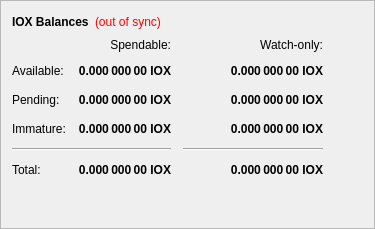
        <widget class="QFrame" name="frame">
         <property name="frameShape">
          <enum>QFrame::StyledPanel</enum>
         </property>
         <property name="frameShadow">
          <enum>QFrame::Raised</enum>
         </property>
         <layout class="QVBoxLayout" name="verticalLayout_4">
          <item>
           <layout class="QHBoxLayout" name="horizontalLayout_4">
            <item>
             <widget class="QLabel" name="label_5">
              <property name="font">
               <font>
                <weight>75</weight>
                <bold>true</bold>
               </font>
              </property>
              <property name="text">
               <string>IOX Balances</string>
              </property>
             </widget>
            </item>
            <item>
             <widget class="QLabel" name="labelWalletStatus">
              <property name="cursor">
               <cursorShape>WhatsThisCursor</cursorShape>
              </property>
              <property name="toolTip">
               <string>The displayed information may be out of date. Your wallet automatically synchronizes with the Ionos network after a connection is established, but this process has not completed yet.</string>
              </property>
              <property name="styleSheet">
               <string notr="true">QLabel { color: red; }</string>
              </property>
              <property name="text">
               <string notr="true">(out of sync)</string>
              </property>
              <property name="alignment">
               <set>Qt::AlignLeading|Qt::AlignLeft|Qt::AlignVCenter</set>
              </property>
             </widget>
            </item>
            <item>
             <spacer name="horizontalSpacer_3">
              <property name="orientation">
               <enum>Qt::Horizontal</enum>
              </property>
              <property name="sizeHint" stdset="0">
               <size>
                <width>40</width>
                <height>20</height>
               </size>
              </property>
             </spacer>
            </item>
           </layout>
          </item>
          <item>
           <layout class="QGridLayout" name="gridLayout">
            <property name="spacing">
             <number>12</number>
            </property>
            <item row="2" column="2">
             <widget class="QLabel" name="labelWatchPending">
              <property name="font">
               <font>
                <weight>75</weight>
                <bold>true</bold>
               </font>
              </property>
              <property name="cursor">
               <cursorShape>IBeamCursor</cursorShape>
              </property>
              <property name="toolTip">
               <string>Unconfirmed transactions to watch-only addresses</string>
              </property>
              <property name="text">
               <string notr="true">0.000 000 00 IOX</string>
              </property>
              <property name="alignment">
               <set>Qt::AlignRight|Qt::AlignTrailing|Qt::AlignVCenter</set>
              </property>
              <property name="textInteractionFlags">
               <set>Qt::LinksAccessibleByMouse|Qt::TextSelectableByKeyboard|Qt::TextSelectableByMouse</set>
              </property>
             </widget>
            </item>
            <item row="2" column="1">
             <widget class="QLabel" name="labelUnconfirmed">
              <property name="font">
               <font>
                <weight>75</weight>
                <bold>true</bold>
               </font>
              </property>
              <property name="cursor">
               <cursorShape>IBeamCursor</cursorShape>
              </property>
              <property name="toolTip">
               <string>Total of transactions that have yet to be confirmed, and do not yet count toward the spendable balance</string>
              </property>
              <property name="text">
               <string notr="true">0.000 000 00 IOX</string>
              </property>
              <property name="alignment">
               <set>Qt::AlignRight|Qt::AlignTrailing|Qt::AlignVCenter</set>
              </property>
              <property name="textInteractionFlags">
               <set>Qt::LinksAccessibleByMouse|Qt::TextSelectableByKeyboard|Qt::TextSelectableByMouse</set>
              </property>
             </widget>
            </item>
            <item row="3" column="2">
             <widget class="QLabel" name="labelWatchImmature">
              <property name="font">
               <font>
                <weight>75</weight>
                <bold>true</bold>
               </font>
              </property>
              <property name="cursor">
               <cursorShape>IBeamCursor</cursorShape>
              </property>
              <property name="toolTip">
               <string>Staked or masternode rewards in watch-only addresses that has not yet matured</string>
              </property>
              <property name="text">
               <string notr="true">0.000 000 00 IOX</string>
              </property>
              <property name="alignment">
               <set>Qt::AlignRight|Qt::AlignTrailing|Qt::AlignVCenter</set>
              </property>
              <property name="textInteractionFlags">
               <set>Qt::LinksAccessibleByMouse|Qt::TextSelectableByKeyboard|Qt::TextSelectableByMouse</set>
              </property>
             </widget>
            </item>
            <item row="4" column="0" colspan="2">
             <widget class="Line" name="lineSpendableBalance">
              <property name="orientation">
               <enum>Qt::Horizontal</enum>
              </property>
             </widget>
            </item>
            <item row="4" column="2">
             <widget class="Line" name="lineWatchBalance">
              <property name="sizePolicy">
               <sizepolicy hsizetype="Preferred" vsizetype="Fixed">
                <horstretch>0</horstretch>
                <verstretch>0</verstretch>
               </sizepolicy>
              </property>
              <property name="minimumSize">
               <size>
                <width>140</width>
                <height>0</height>
               </size>
              </property>
              <property name="orientation">
               <enum>Qt::Horizontal</enum>
              </property>
             </widget>
            </item>
            <item row="5" column="0">
             <widget class="QLabel" name="labelTotalText">
              <property name="text">
               <string>Total:</string>
              </property>
             </widget>
            </item>
            <item row="3" column="1">
             <widget class="QLabel" name="labelImmature">
              <property name="font">
               <font>
                <weight>75</weight>
                <bold>true</bold>
               </font>
              </property>
              <property name="cursor">
               <cursorShape>IBeamCursor</cursorShape>
              </property>
              <property name="toolTip">
               <string>Staked or masternode rewards that has not yet matured</string>
              </property>
              <property name="text">
               <string notr="true">0.000 000 00 IOX</string>
              </property>
              <property name="alignment">
               <set>Qt::AlignRight|Qt::AlignTrailing|Qt::AlignVCenter</set>
              </property>
              <property name="textInteractionFlags">
               <set>Qt::LinksAccessibleByMouse|Qt::TextSelectableByKeyboard|Qt::TextSelectableByMouse</set>
              </property>
             </widget>
            </item>
            <item row="2" column="3">
             <spacer name="horizontalSpacer_2">
              <property name="orientation">
               <enum>Qt::Horizontal</enum>
              </property>
              <property name="sizeHint" stdset="0">
               <size>
                <width>40</width>
                <height>20</height>
               </size>
              </property>
             </spacer>
            </item>
            <item row="3" column="0">
             <widget class="QLabel" name="labelImmatureText">
              <property name="text">
               <string>Immature:</string>
              </property>
             </widget>
            </item>
            <item row="5" column="1">
             <widget class="QLabel" name="labelTotal">
              <property name="font">
               <font>
                <weight>75</weight>
                <bold>true</bold>
               </font>
              </property>
              <property name="cursor">
               <cursorShape>IBeamCursor</cursorShape>
              </property>
              <property name="toolTip">
               <string>Your current total balance</string>
              </property>
              <property name="text">
               <string notr="true">0.000 000 00 IOX</string>
              </property>
              <property name="alignment">
               <set>Qt::AlignRight|Qt::AlignTrailing|Qt::AlignVCenter</set>
              </property>
              <property name="textInteractionFlags">
               <set>Qt::LinksAccessibleByMouse|Qt::TextSelectableByKeyboard|Qt::TextSelectableByMouse</set>
              </property>
             </widget>
            </item>
            <item row="5" column="2">
             <widget class="QLabel" name="labelWatchTotal">
              <property name="font">
               <font>
                <weight>75</weight>
                <bold>true</bold>
               </font>
              </property>
              <property name="cursor">
               <cursorShape>IBeamCursor</cursorShape>
              </property>
              <property name="toolTip">
               <string>Current total balance in watch-only addresses</string>
              </property>
              <property name="text">
               <string notr="true">0.000 000 00 IOX</string>
              </property>
              <property name="alignment">
               <set>Qt::AlignRight|Qt::AlignTrailing|Qt::AlignVCenter</set>
              </property>
              <property name="textInteractionFlags">
               <set>Qt::LinksAccessibleByMouse|Qt::TextSelectableByKeyboard|Qt::TextSelectableByMouse</set>
              </property>
             </widget>
            </item>
            <item row="0" column="2">
             <widget class="QLabel" name="labelWatchonly">
              <property name="text">
               <string>Watch-only:</string>
              </property>
              <property name="alignment">
               <set>Qt::AlignRight|Qt::AlignTrailing|Qt::AlignVCenter</set>
              </property>
             </widget>
            </item>
            <item row="1" column="0">
             <widget class="QLabel" name="labelBalanceText">
              <property name="text">
               <string>Available:</string>
              </property>
             </widget>
            </item>
            <item row="1" column="1">
             <widget class="QLabel" name="labelBalance">
              <property name="font">
               <font>
                <weight>75</weight>
                <bold>true</bold>
               </font>
              </property>
              <property name="cursor">
               <cursorShape>IBeamCursor</cursorShape>
              </property>
              <property name="toolTip">
               <string>Your current spendable balance</string>
              </property>
              <property name="text">
               <string notr="true">0.000 000 00 IOX</string>
              </property>
              <property name="alignment">
               <set>Qt::AlignRight|Qt::AlignTrailing|Qt::AlignVCenter</set>
              </property>
              <property name="textInteractionFlags">
               <set>Qt::LinksAccessibleByMouse|Qt::TextSelectableByKeyboard|Qt::TextSelectableByMouse</set>
              </property>
             </widget>
            </item>
            <item row="1" column="2">
             <widget class="QLabel" name="labelWatchAvailable">
              <property name="font">
               <font>
                <weight>75</weight>
                <bold>true</bold>
               </font>
              </property>
              <property name="cursor">
               <cursorShape>IBeamCursor</cursorShape>
              </property>
              <property name="toolTip">
               <string>Your current balance in watch-only addresses</string>
              </property>
              <property name="text">
               <string notr="true">0.000 000 00 IOX</string>
              </property>
              <property name="alignment">
               <set>Qt::AlignRight|Qt::AlignTrailing|Qt::AlignVCenter</set>
              </property>
              <property name="textInteractionFlags">
               <set>Qt::LinksAccessibleByMouse|Qt::TextSelectableByKeyboard|Qt::TextSelectableByMouse</set>
              </property>
             </widget>
            </item>
            <item row="2" column="0">
             <widget class="QLabel" name="labelPendingText">
              <property name="text">
               <string>Pending:</string>
              </property>
             </widget>
            </item>
            <item row="0" column="1">
             <widget class="QLabel" name="labelSpendable">
              <property name="text">
               <string>Spendable:</string>
              </property>
              <property name="alignment">
               <set>Qt::AlignRight|Qt::AlignTrailing|Qt::AlignVCenter</set>
              </property>
             </widget>
            </item>
           </layout>
          </item>
          <item>
           <spacer name="verticalSpacer_4">
            <property name="orientation">
             <enum>Qt::Vertical</enum>
            </property>
            <property name="sizeHint" stdset="0">
             <size>
              <width>20</width>
              <height>40</height>
             </size>
            </property>
           </spacer>
          </item>
         </layout>
        </widget>
